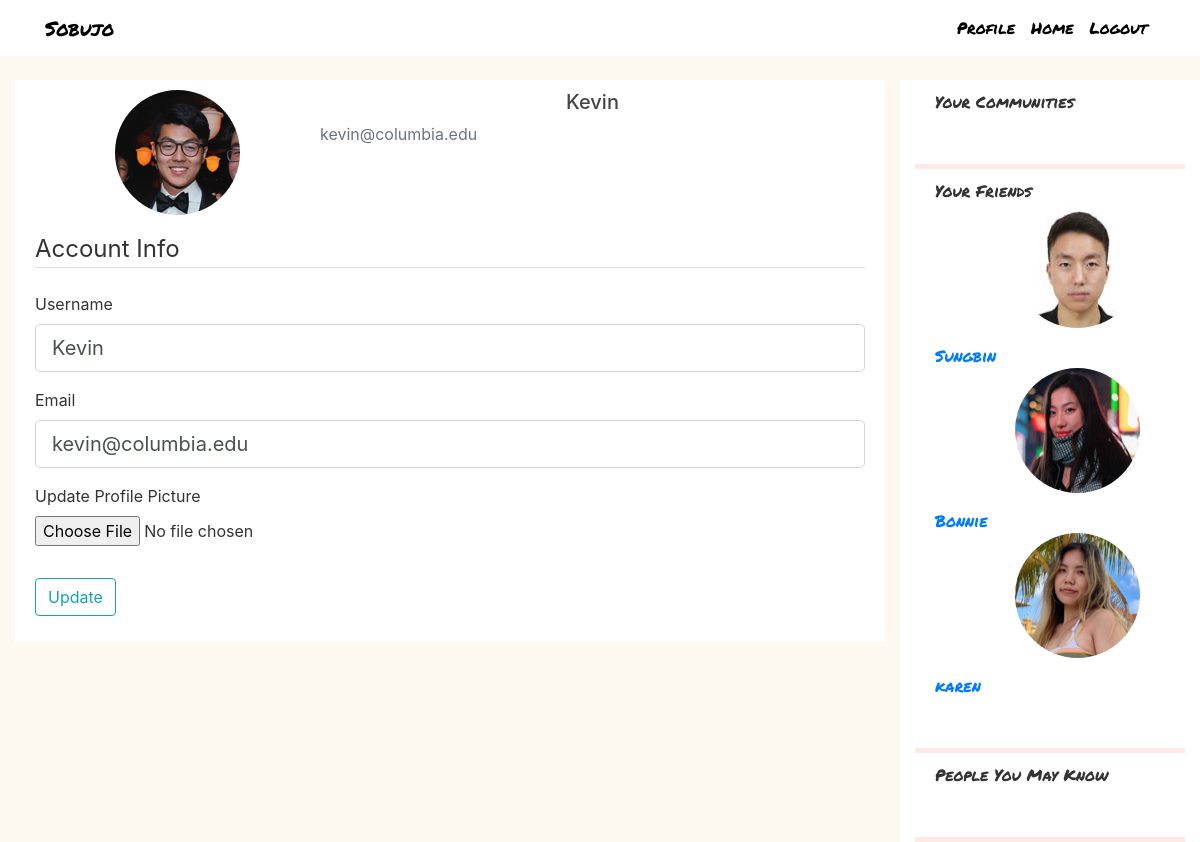
Page /account (signed in) on the committed database.
### flaskblog/models.py (models this page shows, shortened)
class User(db.Model, UserMixin):
    id = db.Column(db.Integer, primary_key=True)
    username = db.Column(db.String(20), unique=True, nullable=False)
    email = db.Column(db.String(120), unique=True, nullable=False)
    image_file = db.Column(db.String(20), nullable=False, default='default.jpg')
    password = db.Column(db.String(60), nullable=False)
    pages = db.relationship("Page", backref="user")
    friends = db.relationship("User", secondary=friendship,
                           primaryjoin=id==friendship.c.friend_a_id,
                           secondaryjoin=id==friendship.c.friend_b_id)
    community = db.relationship("Community", secondary=membership, backref="members")
    comments = db.relationship("Comment", backref="author") # received

### flaskblog/routes.py (the view)
@app.route("/account", methods=['GET', 'POST'])
@login_required
def account():
    form = UpdateAccountForm()
    if form.validate_on_submit():
        if form.picture.data:
            picture_file = save_picture(form.picture.data)
            current_user.image_file = picture_file
        current_user.username = form.username.data
        current_user.email = form.email.data
        db.session.commit()
        flash('Your account has been updated!', 'success')
        return redirect(url_for('account'))
    elif request.method == 'GET':
        form.username.data = current_user.username
        form.email.data = current_user.email
    image_file = url_for('static', filename='profile_pics/' + current_user.image_file)
    return render_template('account.html', title='Account',
                           image_file=image_file, form=form)

### flaskblog/forms.py (shortened to what this page needs)
class UpdateAccountForm(FlaskForm):
    username = StringField('Username',
                           validators=[DataRequired(), Length(min=2, max=20)])
    email = StringField('Email',
                        validators=[DataRequired(), Email()])
    picture = FileField('Update Profile Picture', validators=[FileAllowed(['jpg', 'png'])])
    submit = SubmitField('Update')

### flaskblog/models.py (called while the page is built)
@login_manager.user_loader
def load_user(user_id):
    return User.query.get(int(user_id))

### flaskblog/templates/account.html (shortened to what this page needs)
{% extends "layout.html" %}
{% block content %}
    <div class="content-section">
      <div class="media">
        <img class="rounded-circle account-img" src="{{ image_file }}">
        <div class="media-body">
          <h2 class="account-heading">{{ current_user.username }}</h2>
          <p class="text-secondary">{{ current_user.email }}</p>
        </div>
      </div>
        <form method="POST" action="" enctype="multipart/form-data">
            <fieldset class="form-group">
                <legend class="border-bottom mb-4">Account Info</legend>
                <div class="form-group">
                    {{ form.username.label(class="form-control-label") }}
                    {% if form.username.errors %}
                        {{ form.username(class="form-control form-control-lg is-invalid") }}
                        <div class="invalid-feedback">
                            {% for error in form.username.errors %}
                                <span>{{ error }}</span>
                            {% endfor %}
                        </div>
                    {% else %}
                        {{ form.username(class="form-control form-control-lg") }}
                    {% endif %}
                </div>
                <div class="form-group">
                    {{ form.email.label(class="form-control-label") }}
                    {% if form.email.errors %}
                        {{ form.email(class="form-control form-control-lg is-invalid") }}
                        <div class="invalid-feedback">
                            {% for error in form.email.errors %}
                                <span>{{ error }}</span>
                            {% endfor %}
                        </div>
                    {% else %}
                        {{ form.email(class="form-control form-control-lg") }}
                    {% endif %}
                </div>
                <div class="form-group">
                    {{ form.picture.label() }}
                    {{ form.picture(class="form-control-file") }}
                </div>
            </fieldset>
            <div class="form-group">
                {{ form.submit(class="btn btn-outline-info") }}
            </div>
        </form>
    </div>
{% endblock content %}

### flaskblog/templates/layout.html (shortened to what this page needs)
<!DOCTYPE html>
<html>
<head>
    <link rel="stylesheet" href="https://maxcdn.bootstrapcdn.com/bootstrap/4.0.0/css/bootstrap.min.css">
    <link rel="stylesheet" type="text/css" href="{{ url_for('static', filename='main.css') }}">
</head>
<body>
    <header class="site-header">
      <nav class="navbar navbar-expand-md navbar-dark bg-steel fixed-top">
        <div class="container">
          <a class="title-style mr-4" href="/">Sobujo</a>
          <div class="collapse navbar-collapse" id="navbarToggle">
            <div class="navbar-nav">
              {% if current_user.is_authenticated %}
                <a class="nav-item nav-link" href="{{ url_for('journal') }}">Profile</a>
                <a class="nav-item nav-link" href="{{ url_for('home') }}">Home</a>
                <a class="nav-item nav-link" href="{{ url_for('logout') }}">Logout</a>
              {% else %}
                <a class="nav-item nav-link" href="{{ url_for('login') }}">Login</a>
                <a class="nav-item nav-link" href="{{ url_for('register') }}">Register</a>
              {% endif %}
            </div>
          </div>
        </div>
      </nav>
    </header>
    <main role="main" class="container-fluid">
      <div class="row">
        <div class="col-md-9">
          {% block content %}{% endblock %}
        </div>
        {% if current_user.is_authenticated %}
          <div class="col-md-3 bg-steel">
            <div class="sidebar-section">
              Your Communities
            </div>
            <div class="pink-divider"></div>
            <div class="sidebar-section">
              Your Friends
              {% for friend in current_user.friends %}
                <img class="rounded-circle account-img" src="/static/profile_pics/{{ friend.image_file }}">
                <a href="{{ url_for('spectate', user_id=friend.id) }}"> {{ friend.username }} </a>
                {% endfor %}
            </div>
            <div class="pink-divider"></div>
            <div class="sidebar-section">
              People You May Know
            </div>
            <div class="pink-divider"></div>
          </div>
        {% endif %}
      </div>
    </main>
</body>
</html>

### flaskblog/static/main.css (style rules this page uses)
body { background-color: #FEF9F0; color: #333333; margin-top: 5rem; }
h1, h2, h3, h4, h5, h6 { color: #444444; }
.bg-steel { background-color: #ffffff; }
.title-style { color: black; font-size: 20px; font-family: "Permanent Marker"; }
.site-header .navbar-nav .nav-link { color: black; font-family: "Permanent Marker"; }
.content-section { background: #ffffff; padding: 10px 20px; }
.sidebar-section { background: #ffffff; padding: 10px 20px; font-family: "Permanent Marker"; padding-bottom: 50px; }
.account-img { height: 125px; width: 125px; margin-bottom: 16px; margin-right: 80px; margin-left: 80px; }
.account-heading { font-size: 20px; text-align: center; }
.pink-divider { background-color: #FFE8E8; height: 5px; width: 100%; }

### rows in the picture
User: username "Kevin", email "kevin@columbia.edu"
User: image_file (picture), username "Sungbin"
User: image_file (picture), username "Bonnie"
User: image_file (picture), username "karen"
